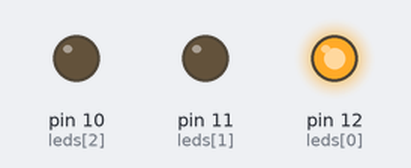
The sketch below on a simulated Arduino Uno, built with avr-gcc and run on an emulated ATmega328P. Parts: output pins drawn as LEDs (lit = HIGH).

Above: at 2.5 s.
At 6.0 s:
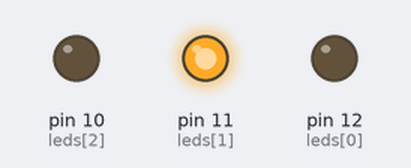
At 9.5 s:
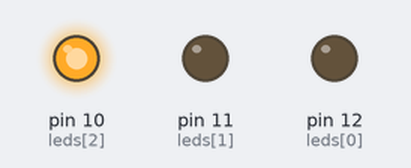
Timing chart, 0 to 15.6 s (numbered marks = the images above):
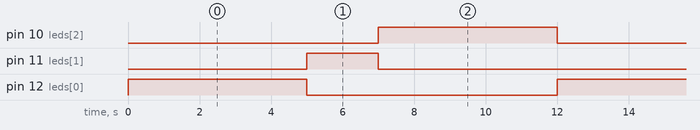

Measured:
- by itself, pin 10 (leds[2]), pin 12 (leds[0]): alternates HIGH for 5.0 s and LOW for 7.0 s
- by itself, pin 11 (leds[1]): alternates HIGH for 2.0 s and LOW for 10.0 s
- by itself, everything shown: repeats every 12.0 s, in 4 steps

The sketch:

ex2.ino
```cpp
int leds[3] = {12,11,10};
//leds[0]-verde
//leds[1]-amarelo
//leds[2]-vermelho

void setup() {
  for (int i = 0; i < 3; i++){
    pinMode(leds[i], OUTPUT);
  }
}

void loop(){
  digitalWrite(leds[0],HIGH);
  delay(5000);
  digitalWrite(leds[0],LOW);
  digitalWrite(leds[1],HIGH);
  delay(2000);
  digitalWrite(leds[1],LOW);
  digitalWrite(leds[2],HIGH);
  delay(5000);
  digitalWrite(leds[2],LOW);
}
```
